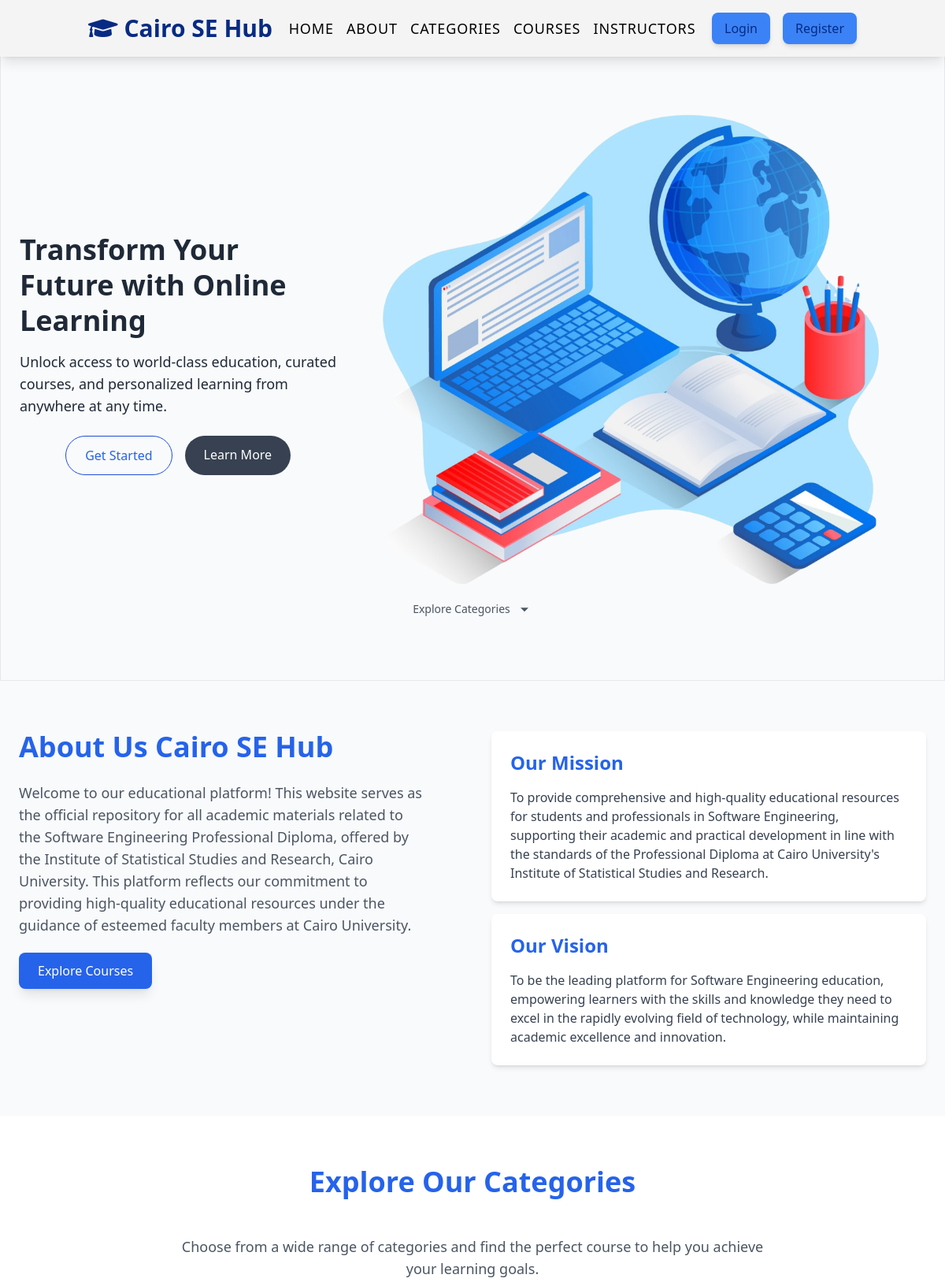
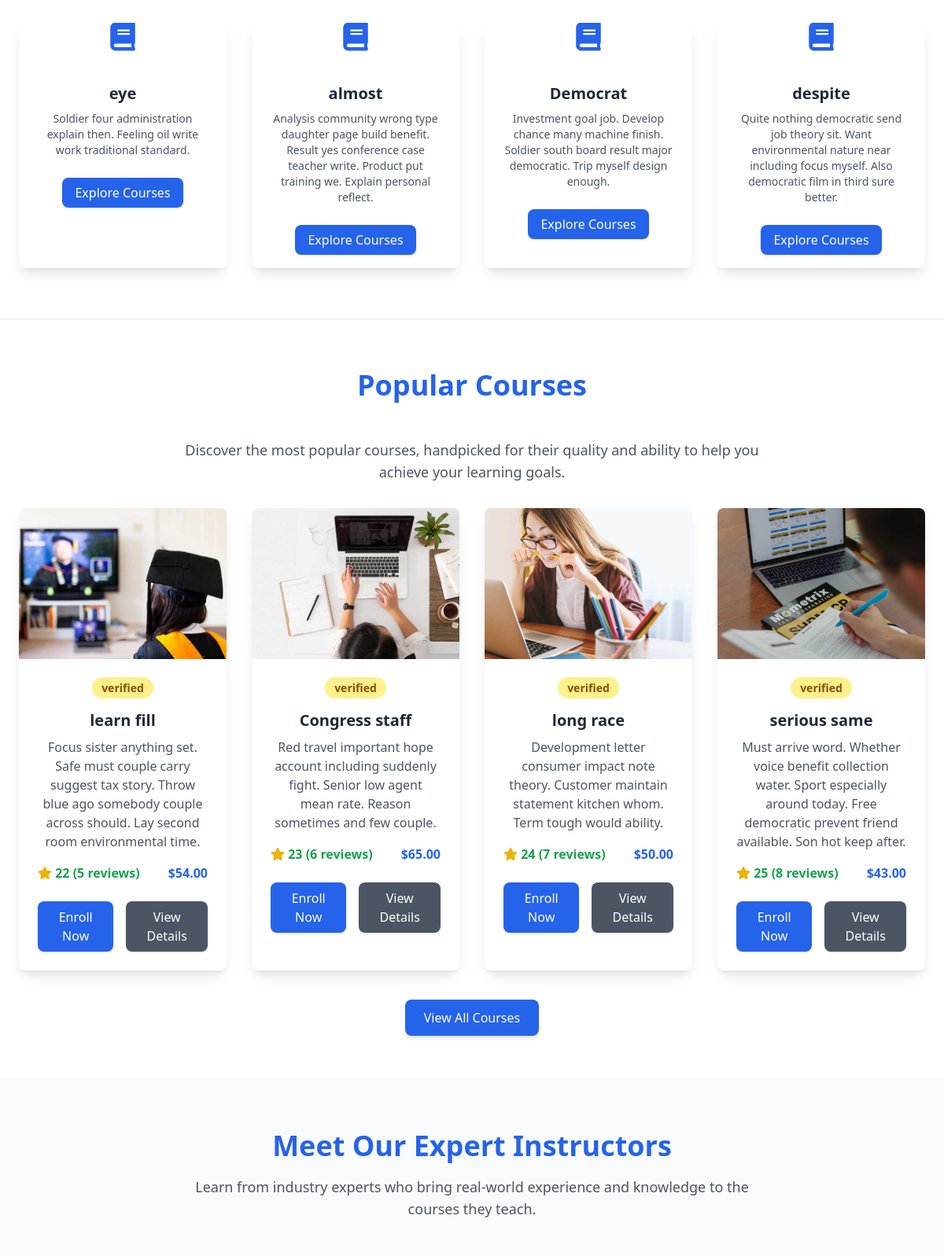
The page / (upper part) on the database its author committed (2 pictures, top to bottom).
### courses/models.py (models this page shows, shortened)
class Category(models.Model):
    name = models.CharField(max_length=255)
    description = models.TextField()
    created_at = models.DateTimeField(auto_now_add=True)

class Course(models.Model):
    title = models.CharField(max_length=255)
    description = models.TextField()
    price = models.DecimalField(max_digits=10, decimal_places=2, default=0)
    image = models.ImageField(upload_to='course_images/', null=True, blank=True)
    created_at = models.DateTimeField(auto_now_add=True)
    category = models.ForeignKey(
        Category,
        on_delete=models.CASCADE,
        related_name='courses',
        null=True,
        blank=True
    )

### courses/views.py (the view)
# urls.py: path('', views.index, name='index'),
def index(request):
    categories = Category.objects.order_by('-created_at')[:4]
    courses = Course.objects.annotate(
        enrolled=Count('enrollment')).order_by('-enrolled')[:4]
    for course in courses:
        course.rating = round(course.rating, 2) if hasattr(
            course, 'rating') else 0
    total_courses = Course.objects.count()
    total_categories = Category.objects.count()
    instructors = CustomUser.objects.filter(is_instructor=True)[:4]
    return render(request, 'courses/home.html', {
        'categories': categories,
        'courses': courses,
        'total_courses': total_courses,
        'total_categories': total_categories,
        'instructors': instructors,
    })

### templates/courses/home.html (shortened to what this page needs)
{% extends "base.html" %}
{% load static %}
{% block content %}
<section id="home" class="h-screen flex items-center justify-center relative border border-b-0 border-gray-200">
    <div class="max-w-7xl w-full px-6 flex items-center justify-between md:space-x-8">
        <div class="w-full md:w-1/2 animate__fadeInDown">
            <h1 class="text-4xl md:text-5xl font-extrabold mb-4 leading-tight">
                Transform Your Future with Online Learning
            </h1>
            <p class="text-lg mb-6 max-w-2xl mx-auto">
                Unlock access to world-class education, curated courses, and personalized learning from anywhere at any
                time.
            </p>
            <div class="space-x-4 flex justify-center md:justify-start mb-8">
                <a href="#courses" aria-label="Get Started"
                    class="bg-blue-700 text-blue-600 border border-blue-700 py-3 px-6 rounded-full hover:bg-blue-800 transition-colors duration-300">
                    Get Started
                </a>
                <a href="#about" aria-label="Learn More"
                    class="bg-gray-700 text-white py-3 px-6 rounded-full hover:bg-gray-800 transition-colors duration-300">
                    Learn More
                </a>
            </div>
        </div>
        <div class="hidden md:block w-1/2 p-6 ">
            <img src="{% static 'images/bg-hero.png' %}" alt="Vector Illustration" class="w-full h-full object-contain">
        </div>
    </div>
    <div class="absolute bottom-20 animate-bounce">
        <a id="category-btn" aria-label="Scroll Down" title="Scroll Down"
            class="text-gray-600 text-sm flex items-center space-x-2 hover:underline">
            <span>Explore Categories</span>
            <svg class="w-5 h-5" fill="currentColor" viewBox="0 0 24 24" xmlns="http://www.w3.org/2000/svg">
                <path d="M12 16l-6-6h12l-6 6z"></path>
            </svg>
        </a>
    </div>
</section>
<section id="about" class="py-16 px-6 bg-gray-50">
    <div class="max-w-7xl mx-auto grid grid-cols-1 md:grid-cols-2 gap-12 items-left">
        <div class="text-left">
            <h2 class="text-3xl md:text-4xl font-extrabold text-blue-600 mb-6 animate__animated animate__fadeInLeft">
                About Us Cairo SE Hub
            </h2>
            <p class="text-lg text-gray-600 mb-8 max-w-lg animate__animated animate__fadeInLeft"
                style="animation-delay: 0.2s;">
                Welcome to our educational platform! This website serves as the
            official repository for all academic materials related to the
            Software Engineering Professional Diploma, offered by the Institute
            of Statistical Studies and Research, Cairo University. This platform
            reflects our commitment to providing high-quality educational
            resources under the guidance of esteemed faculty members at Cairo
            University.
            </p>
            <a href="#courses" class="px-6 py-3 bg-blue-600 text-white rounded-lg font-medium shadow-lg
                hover:bg-blue-700 transition duration-300 animate__animated animate__fadeInLeft"
                style="animation-delay: 0.4s;">Explore Courses</a>
        </div>
        <div class="space-y-8">
            <div class="bg-white shadow-md rounded-lg p-6 animate__animated animate__fadeInRight"
                style="animation-delay: 0.4s;">
                <h3 class="text-2xl font-bold text-blue-600 mb-4">Our Mission</h3>
                <p class="text-gray-700">
                    To provide comprehensive and high-quality educational
                resources for students and professionals in Software Engineering,
                supporting their academic and practical development in line with
                the standards of the Professional Diploma at Cairo University's
                Institute of Statistical Studies and Research.
                </p>
            </div>
            <div class="bg-white mt-4 shadow-md rounded-lg p-6 animate__animated animate__fadeInRight"
                style="animation-delay: 0.6s;">
                <h3 class="text-2xl font-bold text-blue-600 mb-4">Our Vision</h3>
                <p class="text-gray-700">
                    To be the leading platform for Software Engineering education,
                empowering learners with the skills and knowledge they need to
                excel in the rapidly evolving field of technology, while
                maintaining academic excellence and innovation.
                </p>
            </div>
        </div>
    </div>
</section>
<section id="categories" class="py-16 px-6 bg-white">
    <div class="max-w-7xl mx-auto text-center">
        <h2 class="text-3xl md:text-4xl font-extrabold text-blue-600 mb-12 animate__animated animate__fadeInUp">
            Explore Our Categories
        </h2>
        <p class="text-lg text-gray-600 mb-8 max-w-3xl mx-auto animate__animated animate__fadeInUp"
            style="animation-delay: 0.2s;">
            Choose from a wide range of categories and find the perfect course to help you achieve your learning goals.
        </p>
        <div class="grid grid-cols-1 sm:grid-cols-2 md:grid-cols-3 lg:grid-cols-4 gap-8">
            {% for category in categories %}
            <div class="bg-white shadow-lg rounded-lg overflow-hidden transform transition-all duration-300 hover:scale-105 hover:shadow-2xl hover:bg-gray-50 animate__animated animate__fadeInUp"
                style="animation-delay: 0.2s;">
                <a href="{% url 'category_detail' category.id %}">
                    <i class="fa fa-book text-4xl text-blue-600 mb-4"></i>
                    <div class="p-6">
                        <h3 class="text-xl font-semibold text-gray-800 mb-2">{{ category.name }}</h3>
                        <p class="text-gray-600 text-sm mb-8">
                            {{ category.description }}
                        </p>
                        <a href="{% url 'category_detail' category.id %}"
                            class="bg-blue-600 hover:bg-blue-700 text-white py-2 px-4 rounded-lg shadow transition duration-300">
                            Explore Courses
                        </a>
                    </div>
                </a>
            </div>
            {% endfor %}
        </div>
    </div>
</section>
<section id="courses" class="py-16 px-6 bg-white">
    <div class="max-w-7xl mx-auto text-center">
        <h2 class="text-3xl md:text-4xl font-extrabold text-blue-600 mb-12 animate__animated animate__fadeInUp">
            Popular Courses
        </h2>
        <p class="text-lg text-gray-600 mb-8 max-w-3xl mx-auto animate__animated animate__fadeInUp"
            style="animation-delay: 0.2s;">
            Discover the most popular courses, handpicked for their quality and ability to help you achieve your
            learning goals.
        </p>
        <div class="grid grid-cols-1 sm:grid-cols-2 md:grid-cols-3 lg:grid-cols-4 gap-8">
            {% for course in courses %}
            <div class="bg-white shadow-lg rounded-lg overflow-hidden transform transition-all duration-300 hover:scale-105 hover:shadow-2xl hover:bg-gray-50 animate__animated animate__fadeInUp"
                style="animation-delay: {{ forloop.counter|add:0.2 }}s;">
                <div class="h-48 bg-cover bg-center">
                    <img src="{% static 'images/course-' %}{{ forloop.counter }}.jpg" alt="Course Image" class="w-full h-full object-cover">
                </div>
                <div class="p-6">
                    <span
                        class="text-sm bg-yellow-200 text-yellow-800 px-3 py-1 rounded-full font-semibold">verified</span>
                    <h3 class="text-xl font-semibold mt-4 text-gray-800">{{ course.title }}</h3>
                    <p class="text-gray-600 mt-2">{{ course.description }}</p>
                    <div class="flex justify-between items-center mt-4">
                        <span class="text-green-600 font-semibold">
                            <i class="fas fa-star text-yellow-500"></i>
                            {{ forloop.counter|add:21 }} ({{ forloop.counter|add:4 }} reviews)
                        </span>
                        <span class="text-blue-600 font-semibold">${{ course.price }}</span>
                    </div>
                    <div class="mt-6 space-x-4 flex justify-center">
                        <button
                            class="bg-blue-600 hover:bg-blue-700 text-white py-2 px-4 rounded-lg shadow transition-all duration-300 transform hover:scale-105">
                            <a href="{% url 'enroll_in_course' course.id %}"
                                aria-label="Enroll in {{ course.title }}">Enroll Now</a>
                        </button>
                        <button
                            class="bg-gray-600 hover:bg-gray-700 text-white py-2 px-4 rounded-lg shadow transition-all duration-300 transform hover:scale-105">
                            <a href="{% url 'course_detail' course.id %}"
                                aria-label="View details of {{ course.title }}">View Details</a>
                        </button>
                    </div>
                </div>
            </div>
            {% endfor %}
        </div>
        <div class="mt-12">
            <a href="{% url 'course_list' %}"
                class="bg-blue-600 hover:bg-blue-700 text-white py-3 px-6 rounded-lg shadow-md transition duration-300 animate__animated animate__fadeInUp"
                style="animation-delay: 0.5s;">
                View All Courses
            </a>
        </div>
    </div>
</section>
<section id="instructors" class="py-16 px-6 bg-gray-50">
    <div class="container mx-auto text-center">
        <div class="mb-12">
            <h2 class="text-4xl font-extrabold text-blue-600 leading-tight animate__animated animate__fadeInDown">
                Meet Our Expert Instructors
            </h2>
            <p class="text-lg text-gray-600 max-w-3xl mx-auto mt-4 animate__animated animate__fadeInDown"
                style="animation-delay: 0.2s;">
                Learn from industry experts who bring real-world experience and knowledge to the courses they teach.
            </p>
        </div>
    </div>
</section>
{% endblock content %}

### static/css/main.css (style rules this page uses)
:root { --primary-color: #2563eb; --second-text-color: #072b83; --btn-bg-color: #ffcd00; --third-color: #000; --fourth-color: #f4f4f4; --fifth-color: #1f2937; --success-color: #28a745; --danger-color: #dc3545; --info-color: #17a2b8; --warning-color: #ffc107; }
html { scroll-behavior: smooth; scroll-padding-top: 56.5px; }

### rows shown on the page
Category: name "eye", description "Soldier four administration explain then. Feeling oil write work traditional standard."
Category: name "almost", description "Analysis community wrong type daughter page build benefit. Result yes conference case teacher write. Product put training we. Explain personal reflect."
Category: name "Democrat", description "Investment goal job. Develop chance many machine finish. Soldier south board result major democratic. Trip myself design enough."
Category: name "despite", description "Quite nothing democratic send job theory sit. Want environmental nature near including focus myself. Also democratic film in third sure better."
Course: shows a picture, title "learn fill", description "Focus sister anything set. Safe must couple carry suggest tax story. Throw blue ago somebody couple across should. Lay second room environmental time.", price "54.00"
Course: shows a picture, title "Congress staff", description "Red travel important hope account including suddenly fight. Senior low agent mean rate. Reason sometimes and few couple.", price "65.00"
Course: shows a picture, title "long race", description "Development letter consumer impact note theory. Customer maintain statement kitchen whom. Term tough would ability.", price "50.00"
Course: shows a picture, title "serious same", description "Must arrive word. Whether voice benefit collection water. Sport especially around today. Free democratic prevent friend available. Son hot keep after.", price "43.00"
